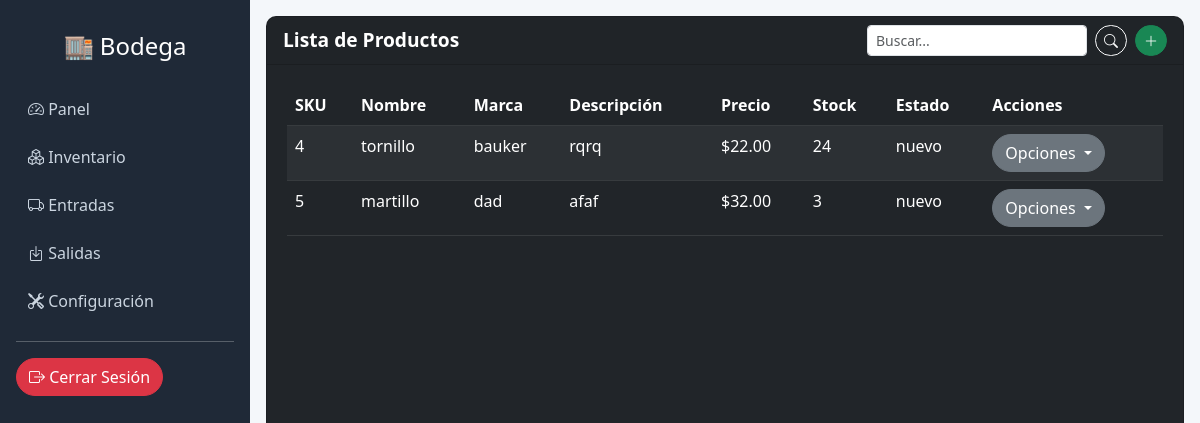
The app's page /inventario, older data.
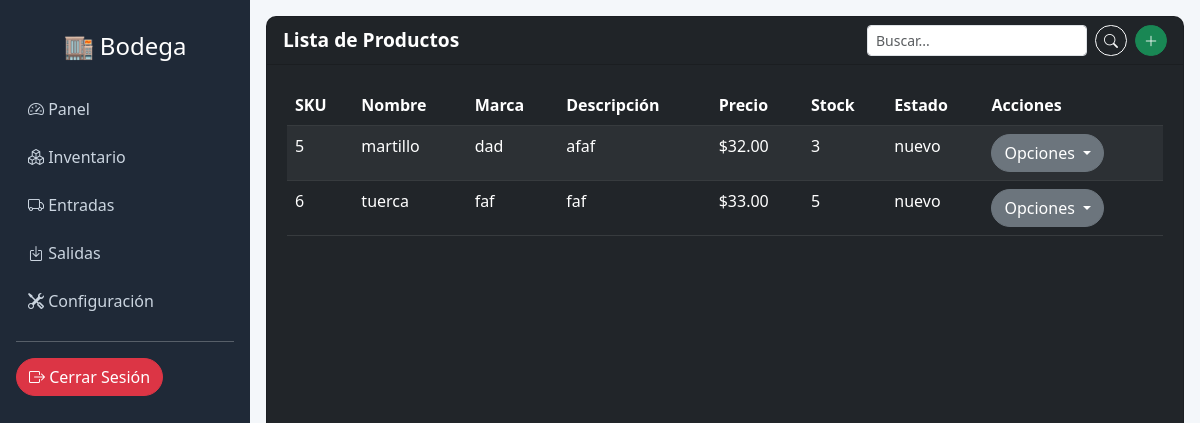
The same page, newer data.
### core/models.py (models this page shows, shortened)
class Producto(models.Model):
    sku = models.AutoField(primary_key=True)  # ID autoincremental
    nombre_producto = models.CharField(max_length=100)
    marca = models.CharField(max_length=100)
    descripcion = models.CharField(max_length=255, blank=True, null=True)
    precio = models.DecimalField(max_digits=10, decimal_places=2)
    stock = models.PositiveIntegerField()
    estado_producto = models.CharField(max_length=10)

### core/views.py (the view)
# urls.py: path('inventario', views.inventario, name='inventario'),
def inventario(request):
    query = request.GET.get('q')
    if query:
        productos = Producto.objects.filter(
            Q(nombre_producto__icontains=query) |
            Q(marca__icontains=query) |
            Q(descripcion__icontains=query)
        )
    else:
        productos = Producto.objects.all()
    return render(request, 'core/bodeguero/inventario.html', {'lista_productos': productos})

### core/templates/core/bodeguero/inventario.html (shortened to what this page needs)
<!DOCTYPE html>
<html lang="es">
{% load static %}
<head>
    <link href="https://cdn.jsdelivr.net/npm/bootstrap@5.3.0/dist/css/bootstrap.min.css" rel="stylesheet">
    <link href="https://cdn.jsdelivr.net/npm/bootstrap-icons@1.10.5/font/bootstrap-icons.css" rel="stylesheet">
    <link rel="stylesheet" href="{% static 'core/css/admini.css' %}">
</head>
<body>
<div class="d-flex">
    <div class="sidebar p-3">
        <h4 class="text-center py-3">🏬 Bodega</h4>
        <a href="#"><i class="bi bi-speedometer2"></i> Panel</a>
        <a href="#"><i class="bi bi-boxes"></i> Inventario</a>
        <a href="#"><i class="bi bi-truck"></i> Entradas</a>
        <a href="#"><i class="bi bi-box-arrow-in-down"></i> Salidas</a>
        <a href="#"><i class="bi bi-tools"></i> Configuración</a>
        <hr>
        <form method="post" action="{% url 'logout' %}">
        <button type="submit" class="btn btn-danger">
            <i class="bi bi-box-arrow-right"></i> Cerrar Sesión
        </button>
        </form>
    </div>
    <div class="flex-grow-1 card bg-dark text-white m-3">
    <div class="card-header d-flex justify-content-between align-items-center">
    <span>Lista de Productos</span>
    <div class="d-flex">
        <form class="d-flex me-2" method="get">
            <input type="text" name="q" class="form-control form-control-sm me-2" placeholder="Buscar..." value="{{ request.GET.q }}">
            <button type="submit" class="btn btn-outline-light btn-sm"><i class="bi bi-search"></i></button>
        </form>
        <a href="{% url 'registrar_producto' %}" class="btn btn-success btn-sm" title="Agregar Producto">
            <i class="bi bi-plus-lg"></i>
        </a>
    </div>
</div>
    <div class="card-body">
        <table class="table table-striped table-dark">
            <thead>
                <tr>
                    <th>SKU</th>
                    <th>Nombre</th>
                    <th>Marca</th>
                    <th>Descripción</th>
                    <th>Precio</th>
                    <th>Stock</th>
                    <th>Estado</th>
                    <th>Acciones</th>
                </tr>
            </thead>
            <tbody>
                {% for producto in lista_productos %}
                    <tr>
                        <td>{{ producto.sku }}</td>
                        <td>{{ producto.nombre_producto }}</td>
                        <td>{{ producto.marca }}</td>
                        <td>{{ producto.descripcion }}</td>
                        <td>${{ producto.precio }}</td>
                        <td>{{ producto.stock }}</td>
                        <td>{{ producto.estado_producto }}</td>
                        <td>
    <div class="dropdown">
        <button class="btn btn-secondary dropdown-toggle" type="button" id="dropdownMenuButton{{ producto.sku }}" data-bs-toggle="dropdown" aria-expanded="false">
            Opciones
        </button>
    </div>
</td>
                    </tr>
                {% empty %}
                    <tr>
                        <td colspan="8" class="text-center">No hay productos disponibles</td>
                    </tr>
                {% endfor %}
            </tbody>
        </table>
    </div>
</div>
</body>
</html>

### core/static/core/css/admini.css (style rules this page uses)
body { background-color: #f4f7fa; }
.sidebar { width: 250px; background-color: #1f2937; color: #fff; min-height: 100vh; }
.sidebar a { color: #cbd5e0; padding: 12px; display: block; text-decoration: none; transition: background 0.3s; }
.card { border-radius: 10px; overflow: hidden; }
.card-header { font-size: 1.2rem; font-weight: bold; }
.card-body { padding: 20px; }
.btn { border-radius: 20px; }

Row changes from the older to the newer data that the page shows:
removed Producto: sku "4", nombre_producto "tornillo", marca "bauker", descripcion "rqrq", precio "22.00", stock "24", estado_producto "nuevo"
added Producto: sku "6", nombre_producto "tuerca", marca "faf", descripcion "faf", precio "33.00", stock "5", estado_producto "nuevo"
